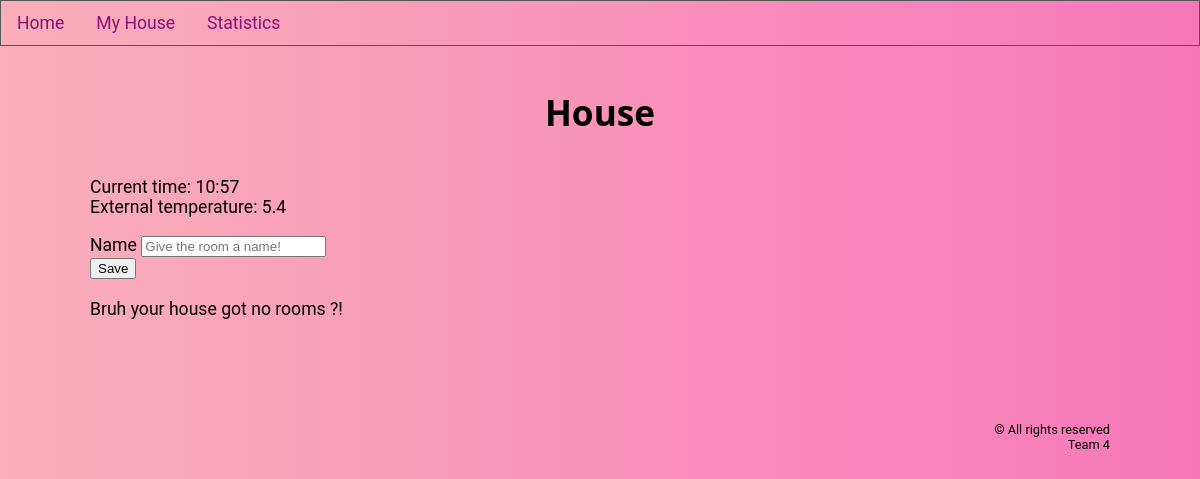
Page /house on the earlier database version.
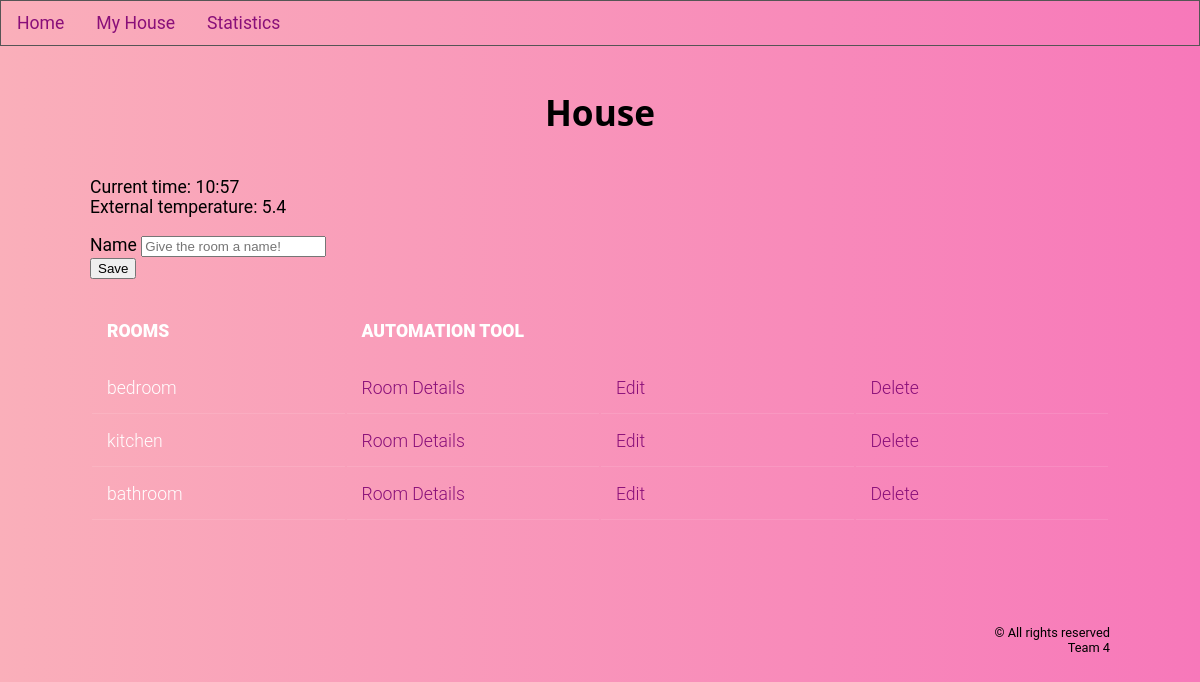
Same page on the later database version.
### tables this page shows
CREATE TABLE rooms
(
    room_id INTEGER PRIMARY KEY AUTOINCREMENT,
    name TEXT
);

### app.py (the view)
@app.route("/house", methods=["GET", "POST"])
def house():
    form = RoomForm()
    rooms = None
    db = get_db()
    if form.validate_on_submit():
        name = form.name.data
        db.execute("""INSERT INTO rooms (name) VALUES (?);""", (name,))
        db.commit()
        rooms = db.execute("""SELECT * FROM rooms WHERE room_id in
                                (SELECT max(room_id) FROM rooms);""").fetchone()
        user_house.addNewRoom(int(rooms["room_id"]))
        flash ("Room successfully created! Add your scheduling times below!")
        return redirect(url_for("room", id=rooms["room_id"]))
    else:
        rooms = db.execute("""SELECT * FROM rooms;""").fetchall()
    return render_template("house.html", form=form, title="Home", rooms=rooms, now=now, outdoor_temp=outdoor_temp)

### forms.py
class RoomForm(FlaskForm):
    name = StringField("Name", validators=[InputRequired()])
    submit = SubmitField("Save")

### app.py (called while the page is built)
@app.teardown_appcontext
def close_db_at_end_of_requests(e=None):
    close_db(e)

### database.py (called while the page is built)
def get_db():
    if "db" not in g:
        g.db = sqlite3.connect(DATABASE,
            detect_types=sqlite3.PARSE_DECLTYPES
        )
        g.db.row_factory = sqlite3.Row
    return g.db

### templates/house.html (shortened to what this page needs)
{% extends "base.html" %}
{% block main_content %}
    <h1> House </h1>
    <p> Current time: {{ now }} <br>
        External temperature: {{ outdoor_temp }}
    </p>
    <form action="" method="post" novalidate>
        {{ form.name.label }}
        {{ form.name(class="text", placeholder="Give the room a name!") }}
        <br>
        {{ form.submit(class="submit") }}
    </form>
    {% if rooms %}
    <table>
        <tr>
            <th> Rooms </th>
            <th> Automation Tool </th>
            <th> </th>
            <th> </th>
        </tr>
        {% for entry in rooms %}
        <tr>
            <td> {{ entry["name"] }} </td>
            <td> <a href="{{ url_for('room', id=entry['room_id']) }}"> Room Details </a> </td>
            <td> <a href="{{ url_for('edit_room', id=entry['room_id']) }}"> Edit </a> </td>
            <td> <a href="{{ url_for('delete_room', id=entry['room_id']) }}"> Delete </a> </td>
        </tr>
        {% endfor %}
        {% else %}
        <p> Bruh your house got no rooms ?!</p>
        {% endif %}
    </table>
{% endblock %}

### templates/base.html (shortened to what this page needs)
<!DOCTYPE html>
<html lang="en">
    <head>
     <link rel="stylesheet" href="{{ url_for('static', filename='stylesheet.css') }}">
    </head>
    <nav>
        <a href="{{ ( url_for('index') ) }}"> Home </a>
        <a href="{{ ( url_for('house') ) }}"> My House </a>
        <a href="{{ ( url_for('statistics') ) }}"> Statistics </a>
    </nav>
    <body>
        {% block main_content %} {% endblock %}
    </body>
    <footer> © All rights reserved <br> Team 4 </footer>
</html>

### static/stylesheet.css (style rules this page uses)
:root { font-size: 16px; }
* { box-sizing: border-box; }
html { scroll-behavior: smooth; }
nav { width: 100%; height: 100; overflow: hidden; position: fixed; top: 0; left: 0; border : 1px solid #555; }
nav a { float: left; padding: 12px 16px; display: inline; text-align: left; }
a { color: #890f79; }
a:link { text-decoration: none; }
body { font-family: 'Roboto', sans-serif; font-size: 1.1rem; background: linear-gradient(to right, #FAAFBA, #f778ba); color: black; width: 85%; margin: 4em auto; }
h1 { display: block; text-align: center; font-family: 'Segoe UI', Tahoma, Geneva, Verdana, sans-serif; font-size: 2em; padding: 0.5em; }
p { word-wrap: break-word; }
footer { text-align: right; font-size: 0.8rem; margin: 8em auto; }
table { width:100%; table-layout: fixed; }
th { padding: 20px 15px; text-align: left; font-weight: 1000; color: #fff; text-transform: uppercase; }
td { padding: 15px; text-align: left; vertical-align:middle; font-weight: 300; color: #fff; border-bottom: solid 1px rgba(255,255,255,0.1); }

Differences in the rows shown:
added rooms: name "bedroom"
added rooms: name "kitchen"
added rooms: name "bathroom"
Other differences:
text no longer shown: "Bruh your house got no rooms ?!"
text now shown: "ROOMS AUTOMATION TOOL"
